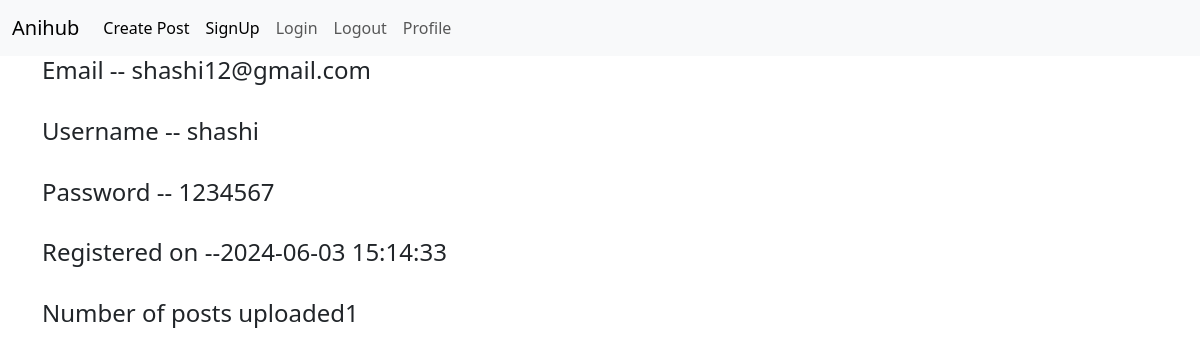
Page /user/shashi (signed in) on the committed database.
### website/models.py (models this page shows)
class User(db.Model , UserMixin):
    id = db.Column(db.Integer , primary_key=True)
    username = db.Column(db.String(20) , unique=True)
    email = db.Column(db.String(30) , unique=True)
    password = db.Column(db.String(30) , nullable=False)
    date_created = db.Column(db.DateTime(timezone=True) , default=func.now())
    posts = db.relationship('Post' , backref='user' , passive_deletes=True)

### website/views.py (the view)
@views.route("/user/<name>")
def user_profile(name):
    user = User.query.filter_by(username=name).first()
    if user:
        return render_template("profile_page.html", user=user)
    else:
        return render_template("404.html")

### website/__init__.py (called while the page is built)
def create_app():
    app.config['SECRET_KEY'] = 'elkbrewr32bekf'
    app.config['SQLALCHEMY_DATABASE_URI'] = f'sqlite:///{DB_NAME}'
    from .models import User
    from .views import views
    from .auth import auth
    app.register_blueprint(views , url_prefix="/")
    app.register_blueprint(auth , url_prefix="/")
    login_manager = LoginManager()
    login_manager.init_app(app)
    login_manager.login_view = 'auth.login'
    @login_manager.user_loader
    def load_user(user_id):
        return User.query.get(int(user_id))
    db.init_app(app)
    create_database()
    return app

### website/templates/profile_page.html (shortened to what this page needs)
{% extends 'base.html' %}
{% block content %}
    <div>
        <h4>Email -- {{user.email}}</h4>
        <br>
        <h4>Username -- {{user.username}}</h4>
        <br>
        <h4>Password -- {{user.password}}</h4>
        <br>
        <h4>Registered on --{{user.date_created}}</h4>
        <br>
        <h4>Number of posts uploaded{{user.posts | count}}</h4>
    </div>
{% endblock content %}

### rows in the picture
User: email "shashi12@gmail.com", username "shashi", password "1234567", date_created "2024-06-03 15:14:33"

### other values in the picture
{{ user.posts | count }} "1"
